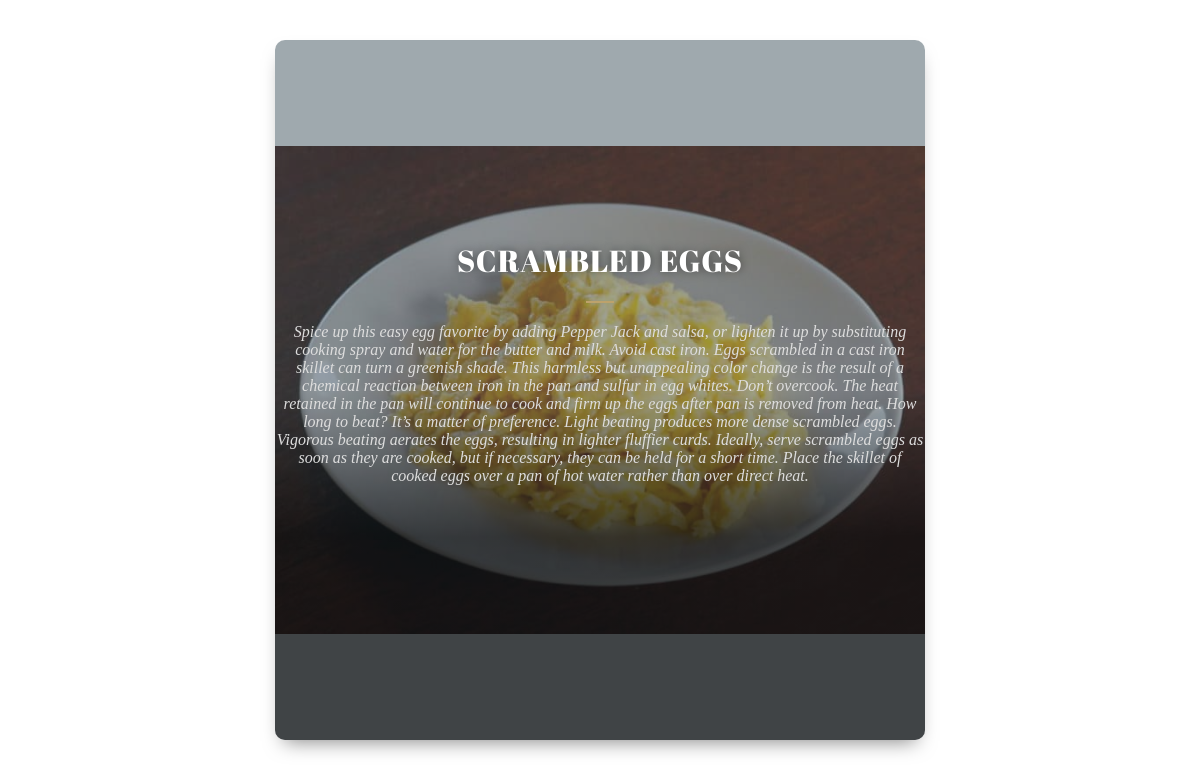
/info/?info=SCRAMBLED+EGGS, run on the app's committed database.
### tables this page shows
CREATE TABLE Food (Recepies VARCHAR (50), Instruction VARCHAR (1000), email VARCHAR (100), image VARCHAR (20));

### app.py (the view)
@app.route('/info/',methods=['GET','POST'])
def info():
    list1 = pd.DataFrame(db.get_recepies())
    list1 = list1.rename(columns = {0:'recepies',1:'image'})
    if request.args.get('info') !=None:
            instruction1 = db.get_recepies_info(request.args.get('info'))
            return render_template('info.html',data=request.args.get('info'),instruction = instruction1,pic=(db.get_food_image(request.args.get('info'))))

### database.py (called while the page is built)
def get_food_image(recepie):
    conn = sqlite3.connect('database.db')
    result = conn.execute("SELECT  image from Food WHERE Recepies ='{}'".format(recepie))
    result = result.fetchall()
    result = (result[0][0])
    conn.commit()
    conn.close()
    return  result

def get_recepies():
    conn = sqlite3.connect('database.db')
    result = conn.execute("SELECT  Recepies,image from Food")
    result = result.fetchall()
    conn.commit()
    conn.close()
    return  result

def get_recepies_info(recepie):
    conn = sqlite3.connect('database.db')
    result = conn.execute("SELECT  instruction from Food WHERE Recepies ='{}'".format(recepie))
    result = result.fetchall()
    result = result[0][0]
    conn.commit()
    conn.close()
    return  result

### templates/info.html (shortened to what this page needs)
<!DOCTYPE html>
<html>
<head>
</head>
<body>
	<div class="blog-card spring-fever">
  <div class="title-content">
    <h3><a href="#">{{data}}</a></h3>
    <div class="intro"> {{instruction}}</div>
  </div>
  <div class="gradient-overlay"></div>
  <div class="color-overlay"></div>
</div>
</body>
</html>

### data on the page
Food: Recepies "SCRAMBLED EGGS", Instruction "Spice up this easy egg favorite by adding Pepper Jack and salsa, or lighten it up by substituting cooking spray and water for the butter and milk. Avoid cast iron. Eggs scrambled in a cast iron skillet can turn a greenish shade. This harmless but unappealing color change is the result of a chemical reaction between iron in the pan and sulfur in egg whites. Don’t overcook. The heat retained in the pan will continue to cook and firm up the eggs after pan is removed from heat. How long to beat? It’s a matter of preference. Light beating produces more dense scrambled eggs. Vigorous beating aerates the eggs, resulting in lighter fluffier curds. Ideally, serve scrambled eggs as soon as they are…"
